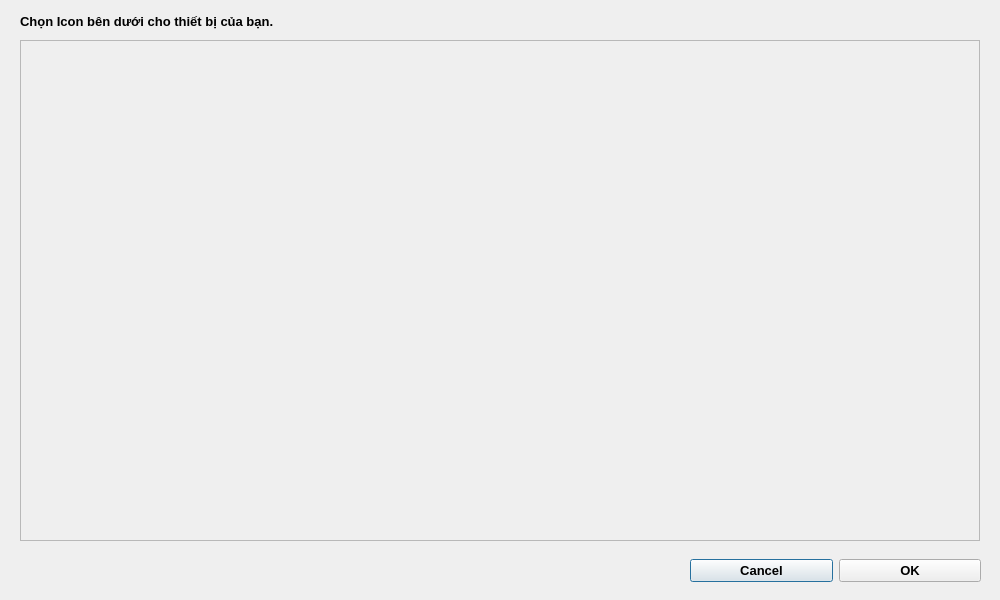
<?xml version="1.0" encoding="UTF-8"?>
<ui version="4.0">
 <class>DialogShowIcon</class>
 <widget class="QDialog" name="DialogShowIcon">
  <property name="geometry">
   <rect>
    <x>0</x>
    <y>0</y>
    <width>1000</width>
    <height>600</height>
   </rect>
  </property>
  <property name="font">
   <font>
    <pointsize>10</pointsize>
    <bold>true</bold>
   </font>
  </property>
  <property name="windowTitle">
   <string>STEMe - Chọn ảnh (icon)</string>
  </property>
  <widget class="QScrollArea" name="scrollArea_Icon">
   <property name="geometry">
    <rect>
     <x>20</x>
     <y>40</y>
     <width>960</width>
     <height>501</height>
    </rect>
   </property>
   <property name="widgetResizable">
    <bool>true</bool>
   </property>
   <widget class="QWidget" name="scrollAreaWidgetContents">
    <property name="geometry">
     <rect>
      <x>0</x>
      <y>0</y>
      <width>958</width>
      <height>499</height>
     </rect>
    </property>
   </widget>
  </widget>
  <widget class="QLabel" name="label">
   <property name="geometry">
    <rect>
     <x>20</x>
     <y>10</y>
     <width>561</width>
     <height>22</height>
    </rect>
   </property>
   <property name="text">
    <string>Chọn Icon bên dưới cho thiết bị của bạn.</string>
   </property>
  </widget>
  <widget class="QWidget" name="horizontalLayoutWidget">
   <property name="geometry">
    <rect>
     <x>690</x>
     <y>550</y>
     <width>291</width>
     <height>41</height>
    </rect>
   </property>
   <layout class="QHBoxLayout" name="horizontalLayout">
    <item>
     <widget class="QPushButton" name="pushButton_Cancel">
      <property name="font">
       <font>
        <pointsize>10</pointsize>
        <bold>true</bold>
       </font>
      </property>
      <property name="text">
       <string>Cancel</string>
      </property>
     </widget>
    </item>
    <item>
     <widget class="QPushButton" name="pushButton_OK">
      <property name="font">
       <font>
        <pointsize>10</pointsize>
        <bold>true</bold>
       </font>
      </property>
      <property name="text">
       <string>OK</string>
      </property>
     </widget>
    </item>
   </layout>
  </widget>
 </widget>
 <resources/>
 <connections/>
</ui>
